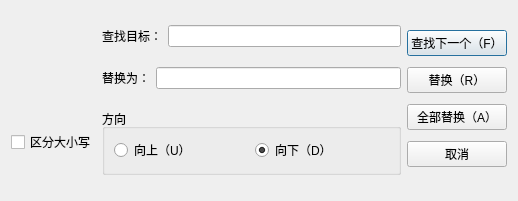
<?xml version="1.0" encoding="UTF-8"?>
<ui version="4.0">
 <class>replaceDialog</class>
 <widget class="QDialog" name="replaceDialog">
  <property name="geometry">
   <rect>
    <x>0</x>
    <y>0</y>
    <width>518</width>
    <height>201</height>
   </rect>
  </property>
  <property name="minimumSize">
   <size>
    <width>518</width>
    <height>201</height>
   </size>
  </property>
  <property name="maximumSize">
   <size>
    <width>518</width>
    <height>201</height>
   </size>
  </property>
  <property name="windowTitle">
   <string>替换</string>
  </property>
  <property name="windowIcon">
   <iconset>
    <normaloff>:/image/replace.png</normaloff>:/image/replace.png</iconset>
  </property>
  <layout class="QGridLayout" name="gridLayout">
   <item row="0" column="1">
    <layout class="QHBoxLayout" name="horizontalLayout_2">
     <item>
      <widget class="QLabel" name="label">
       <property name="text">
        <string>查找目标：</string>
       </property>
      </widget>
     </item>
     <item>
      <widget class="QLineEdit" name="searchText"/>
     </item>
    </layout>
   </item>
   <item row="0" column="2" rowspan="3">
    <layout class="QVBoxLayout" name="verticalLayout">
     <item>
      <widget class="QPushButton" name="findNextButton">
       <property name="text">
        <string>查找下一个（F）</string>
       </property>
      </widget>
     </item>
     <item>
      <widget class="QPushButton" name="replaceButton">
       <property name="text">
        <string>替换（R）</string>
       </property>
      </widget>
     </item>
     <item>
      <widget class="QPushButton" name="replaceAllButton">
       <property name="text">
        <string>全部替换（A）</string>
       </property>
      </widget>
     </item>
     <item>
      <widget class="QPushButton" name="cancelButton">
       <property name="text">
        <string>取消</string>
       </property>
      </widget>
     </item>
    </layout>
   </item>
   <item row="1" column="1">
    <layout class="QHBoxLayout" name="horizontalLayout_3">
     <item>
      <widget class="QLabel" name="label_2">
       <property name="text">
        <string>替换为：</string>
       </property>
      </widget>
     </item>
     <item>
      <widget class="QLineEdit" name="targetText"/>
     </item>
    </layout>
   </item>
   <item row="2" column="0">
    <widget class="QCheckBox" name="checkBox">
     <property name="text">
      <string>区分大小写</string>
     </property>
    </widget>
   </item>
   <item row="2" column="1">
    <widget class="QGroupBox" name="groupBox">
     <property name="title">
      <string>方向</string>
     </property>
     <layout class="QHBoxLayout" name="horizontalLayout">
      <item>
       <widget class="QRadioButton" name="raUpButton">
        <property name="text">
         <string>向上（U）</string>
        </property>
       </widget>
      </item>
      <item>
       <widget class="QRadioButton" name="raDownButton">
        <property name="text">
         <string>向下（D）</string>
        </property>
        <property name="checked">
         <bool>true</bool>
        </property>
       </widget>
      </item>
     </layout>
    </widget>
   </item>
  </layout>
 </widget>
 <resources/>
 <connections/>
</ui>
